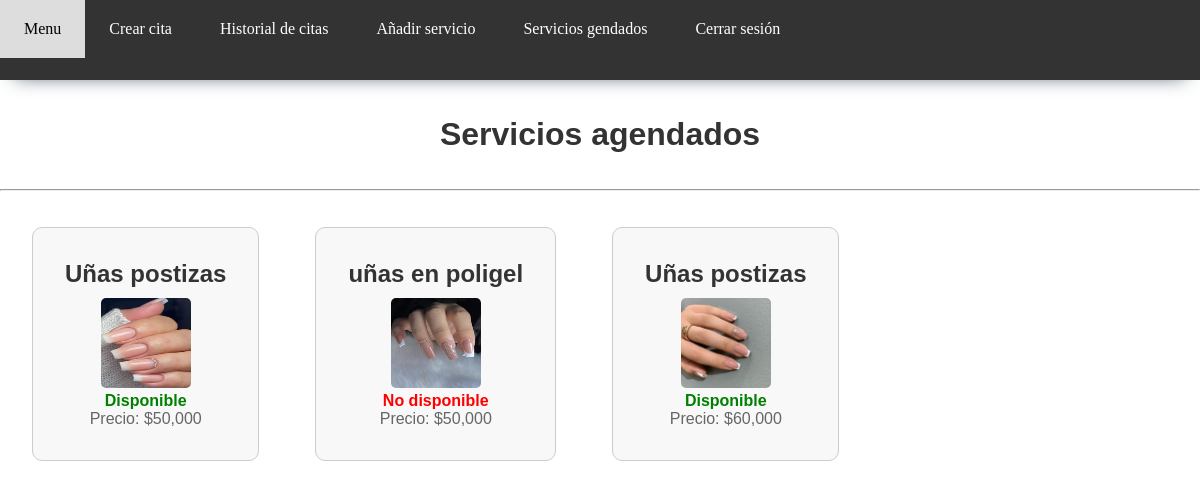
The page /Servicios_agendados/ on the database its author committed.
### DANI_NAIL_ART/models.py (models this page shows, shortened)
class Servicio(models.Model):
    nombre_usuario = models.CharField(max_length=50)
    nombre = models. CharField(max_length=100)
    descripcion = models.CharField(max_length=100)
    disponibilidad = models.BooleanField()
    precio = models.DecimalField(max_digits=10, decimal_places=3, validators=[MinValueValidator(0)])
    imagen = models.ImageField()

### DANI_NAIL_ART/views.py (the view)
# urls.py: path('Servicios_agendados/', views.Servicios, name='Servicios_agendados')
def Servicios(request):
    servicio = Servicio.objects.all()
    return render(request, 'Servicios/Servicios_agendados.html', {
        'servicio':servicio,
    })

### DANI_NAIL_ART/templates/Servicios/Servicios_agendados.html (shortened to what this page needs)
{% extends 'layouts/base.html' %}
{% load static %}
{% block content %}
<h1>Servicios agendados</h1>
<hr><br><br>
{% for servicio in servicio %}
<div class="estilo">
        {% if servicio.imagen %}
            <h2>{{ servicio.nombre }}</h2>
            <img src="{{ servicio.imagen.url }}" alt="">
        {% else %}
            <img src="{% static 'images/fondo.png' %}" alt="">
        {% endif %}
        {% if servicio.disponibilidad %}
            <p class="disponible">Disponible</p>
        {% else %}
            <p class="no-disponible">No disponible</p>
        {% endif %}
        <p>Precio: ${{ servicio.precio }}</p>
    </div>
{% endfor %}
{% endblock %}

### DANI_NAIL_ART/templates/layouts/base.html (shortened to what this page needs)
{% load static %}
<!DOCTYPE html>
<html lang="en">
    <head>
        <link rel="stylesheet" type="text/css" href="https://cdn.jsdelivr.net/npm/pikaday@1.8.0/css/pikaday.min.css">
        <link rel="stylesheet" href="{% static 'CSS/base.css' %}">
</head>
<body>
    <nav class="navbar">
        <ul>
            <li>
                <a href="{% url 'Menu' %}">Menu</a>
            </li>
            <li>
                <a href="{% url 'crear_cita' %}">Crear cita</a>
            </li>
            <li>
                <a href="{% url 'lista_citas' %}">Historial de citas</a>
            </li>
            <li>
                <a href="{% url 'Agregar_Servicio' %}">Añadir servicio</a>
            </li>
            <li>
                <a href="{% url 'Servicios_agendados' %}">Servicios gendados</a>
            </li>
            <li>
                <a href="{% url 'InicioSeccion' %}">Cerrar sesión</a>
            </li>
        </ul>
    </nav>
</body>
</html>
{% block content %}
{% endblock %}

### DANI_NAIL_ART/static/CSS/base.css (style rules this page uses)
* { padding: 0; margin: 0; box-sizing: border-box; }
.navbar { overflow: hidden; position: relative; width: rem; background-color: #333; box-shadow: rgb(38, 57, 77) 0px 10px 20px -15px; height: 5rem; }
.navbar a { float: left; display: block; color: white; text-align: center; padding: 20px 24px; text-decoration: none; }
ul { list-style: none; }

### DANI_NAIL_ART/templates/Servicios/Servicios_agendados.html (style rules this page uses)
h1 { color: #333; font-family: 'Arial', sans-serif; text-align: center; }
h2 { color: #333; font-family: 'Arial', sans-serif; text-align: center; }
.estilo { margin-left: 2rem; border: 1px solid #ccc; border-radius: 10px; padding: 2rem; margin-bottom: 20px; text-align: center; background-color: #f8f8f8; display: inline-block; margin-right: 20px; }
img { border-radius: 5px; margin-top: 10px; width: 90px; height: 90px; }
p { color: #666; font-family: 'Arial', sans-serif; }
.disponible { color: green; font-weight: bold; }
.no-disponible { color: red; font-weight: bold; }

### rows shown on the page
Servicio: nombre "Uñas postizas", imagen (picture), disponibilidad "Disponible", precio "50,000"
Servicio: nombre "uñas en poligel", imagen (picture), disponibilidad "No disponible", precio "50,000"
Servicio: nombre "Uñas postizas", imagen (picture), disponibilidad "Disponible", precio "60,000"
